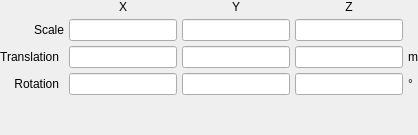
         <widget class="QWidget" name="transform">
          <property name="font">
           <font>
            <weight>50</weight>
            <bold>false</bold>
           </font>
          </property>
          <layout class="QGridLayout" name="gridLayout_15">
           <property name="leftMargin">
            <number>0</number>
           </property>
           <property name="topMargin">
            <number>0</number>
           </property>
           <property name="rightMargin">
            <number>0</number>
           </property>
           <property name="bottomMargin">
            <number>0</number>
           </property>
           <property name="spacing">
            <number>5</number>
           </property>
           <item row="3" column="2" colspan="3">
            <widget class="LineEdit" name="lineedit_transf_scalex">
             <property name="font">
              <font>
               <weight>50</weight>
               <bold>false</bold>
              </font>
             </property>
            </widget>
           </item>
           <item row="4" column="0">
            <widget class="QLabel" name="label_29">
             <property name="font">
              <font>
               <weight>50</weight>
               <bold>false</bold>
              </font>
             </property>
             <property name="text">
              <string>&lt;html&gt;&lt;head/&gt;&lt;body&gt;&lt;p align=&quot;right&quot;&gt;Translation&lt;/p&gt;&lt;/body&gt;&lt;/html&gt;</string>
             </property>
             <property name="alignment">
              <set>Qt::AlignRight|Qt::AlignTrailing|Qt::AlignVCenter</set>
             </property>
            </widget>
           </item>
           <item row="4" column="7">
            <widget class="LineEdit" name="lineedit_transf_translatez">
             <property name="font">
              <font>
               <weight>50</weight>
               <bold>false</bold>
              </font>
             </property>
            </widget>
           </item>
           <item row="4" column="5" colspan="2">
            <widget class="LineEdit" name="lineedit_transf_translatey">
             <property name="font">
              <font>
               <weight>50</weight>
               <bold>false</bold>
              </font>
             </property>
            </widget>
           </item>
           <item row="3" column="0" colspan="2">
            <widget class="QLabel" name="label_28">
             <property name="font">
              <font>
               <weight>50</weight>
               <bold>false</bold>
              </font>
             </property>
             <property name="text">
              <string>&lt;html&gt;&lt;head/&gt;&lt;body&gt;&lt;p align=&quot;right&quot;&gt;Scale&lt;/p&gt;&lt;/body&gt;&lt;/html&gt;</string>
             </property>
            </widget>
           </item>
           <item row="3" column="7">
            <widget class="LineEdit" name="lineedit_transf_scalez">
             <property name="font">
              <font>
               <weight>50</weight>
               <bold>false</bold>
              </font>
             </property>
            </widget>
           </item>
           <item row="5" column="7">
            <widget class="LineEdit" name="lineedit_transf_rotationz">
             <property name="font">
              <font>
               <weight>50</weight>
               <bold>false</bold>
              </font>
             </property>
            </widget>
           </item>
           <item row="4" column="2" colspan="3">
            <widget class="LineEdit" name="lineedit_transf_translatex">
             <property name="font">
              <font>
               <weight>50</weight>
               <bold>false</bold>
              </font>
             </property>
            </widget>
           </item>
           <item row="5" column="5" colspan="2">
            <widget class="LineEdit" name="lineedit_transf_rotationy">
             <property name="font">
              <font>
               <weight>50</weight>
               <bold>false</bold>
              </font>
             </property>
            </widget>
           </item>
           <item row="6" column="5">
            <spacer name="verticalSpacer_15">
             <property name="orientation">
              <enum>Qt::Vertical</enum>
             </property>
             <property name="sizeHint" stdset="0">
              <size>
               <width>20</width>
               <height>40</height>
              </size>
             </property>
            </spacer>
           </item>
           <item row="5" column="0">
            <widget class="QLabel" name="label_121">
             <property name="font">
              <font>
               <weight>50</weight>
               <bold>false</bold>
              </font>
             </property>
             <property name="text">
              <string>Rotation</string>
             </property>
             <property name="alignment">
              <set>Qt::AlignRight|Qt::AlignTrailing|Qt::AlignVCenter</set>
             </property>
            </widget>
           </item>
           <item row="3" column="5" colspan="2">
            <widget class="LineEdit" name="lineedit_transf_scaley">
             <property name="font">
              <font>
               <weight>50</weight>
               <bold>false</bold>
              </font>
             </property>
            </widget>
           </item>
           <item row="5" column="2" colspan="3">
            <widget class="LineEdit" name="lineedit_transf_rotationx">
             <property name="font">
              <font>
               <weight>50</weight>
               <bold>false</bold>
              </font>
             </property>
            </widget>
           </item>
           <item row="5" column="8">
            <widget class="QLabel" name="label_139">
             <property name="font">
              <font>
               <weight>50</weight>
               <bold>false</bold>
              </font>
             </property>
             <property name="text">
              <string>°</string>
             </property>
            </widget>
           </item>
           <item row="4" column="8">
            <widget class="QLabel" name="label_140">
             <property name="font">
              <font>
               <weight>50</weight>
               <bold>false</bold>
              </font>
             </property>
             <property name="text">
              <string>m</string>
             </property>
            </widget>
           </item>
           <item row="2" column="5" colspan="2">
            <widget class="QLabel" name="label_142">
             <property name="font">
              <font>
               <weight>50</weight>
               <bold>false</bold>
              </font>
             </property>
             <property name="text">
              <string>Y</string>
             </property>
             <property name="alignment">
              <set>Qt::AlignCenter</set>
             </property>
            </widget>
           </item>
           <item row="2" column="2" colspan="3">
            <widget class="QLabel" name="label_141">
             <property name="font">
              <font>
               <weight>50</weight>
               <bold>false</bold>
              </font>
             </property>
             <property name="text">
              <string>X</string>
             </property>
             <property name="alignment">
              <set>Qt::AlignCenter</set>
             </property>
            </widget>
           </item>
           <item row="2" column="7">
            <widget class="QLabel" name="label_143">
             <property name="font">
              <font>
               <weight>50</weight>
               <bold>false</bold>
              </font>
             </property>
             <property name="text">
              <string>Z</string>
             </property>
             <property name="alignment">
              <set>Qt::AlignCenter</set>
             </property>
            </widget>
           </item>
          </layout>
         </widget>
